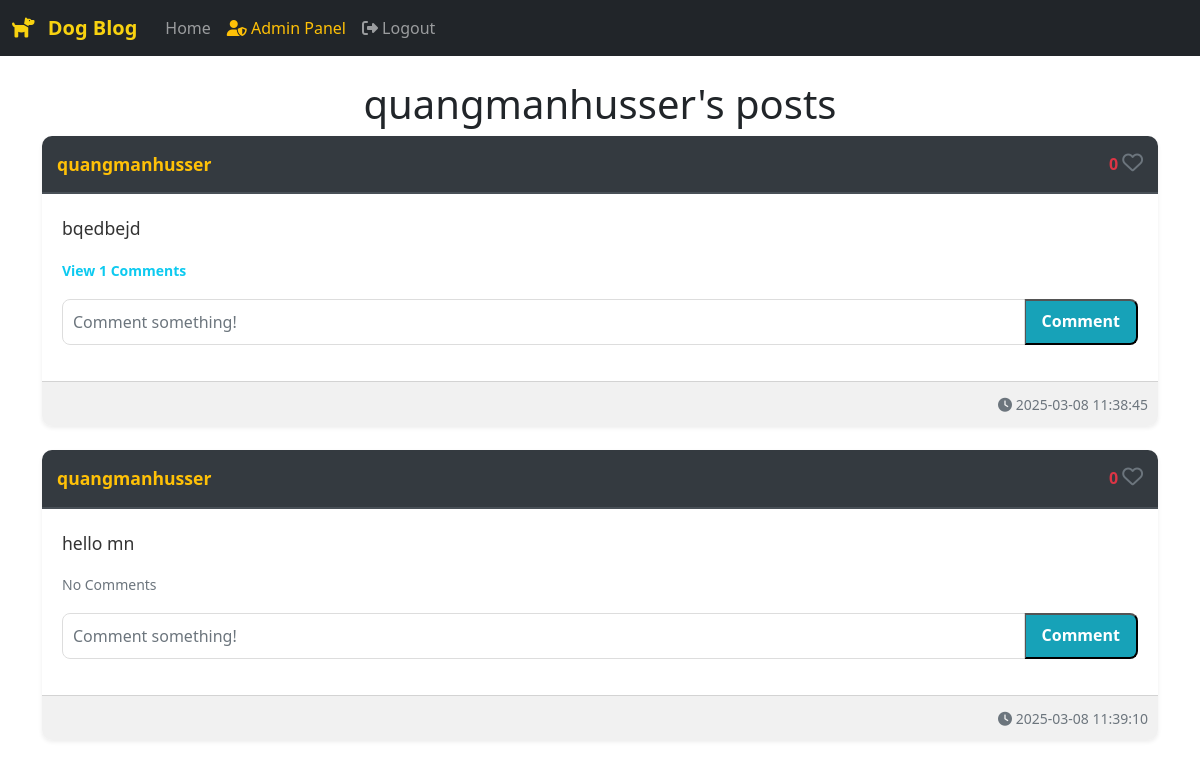
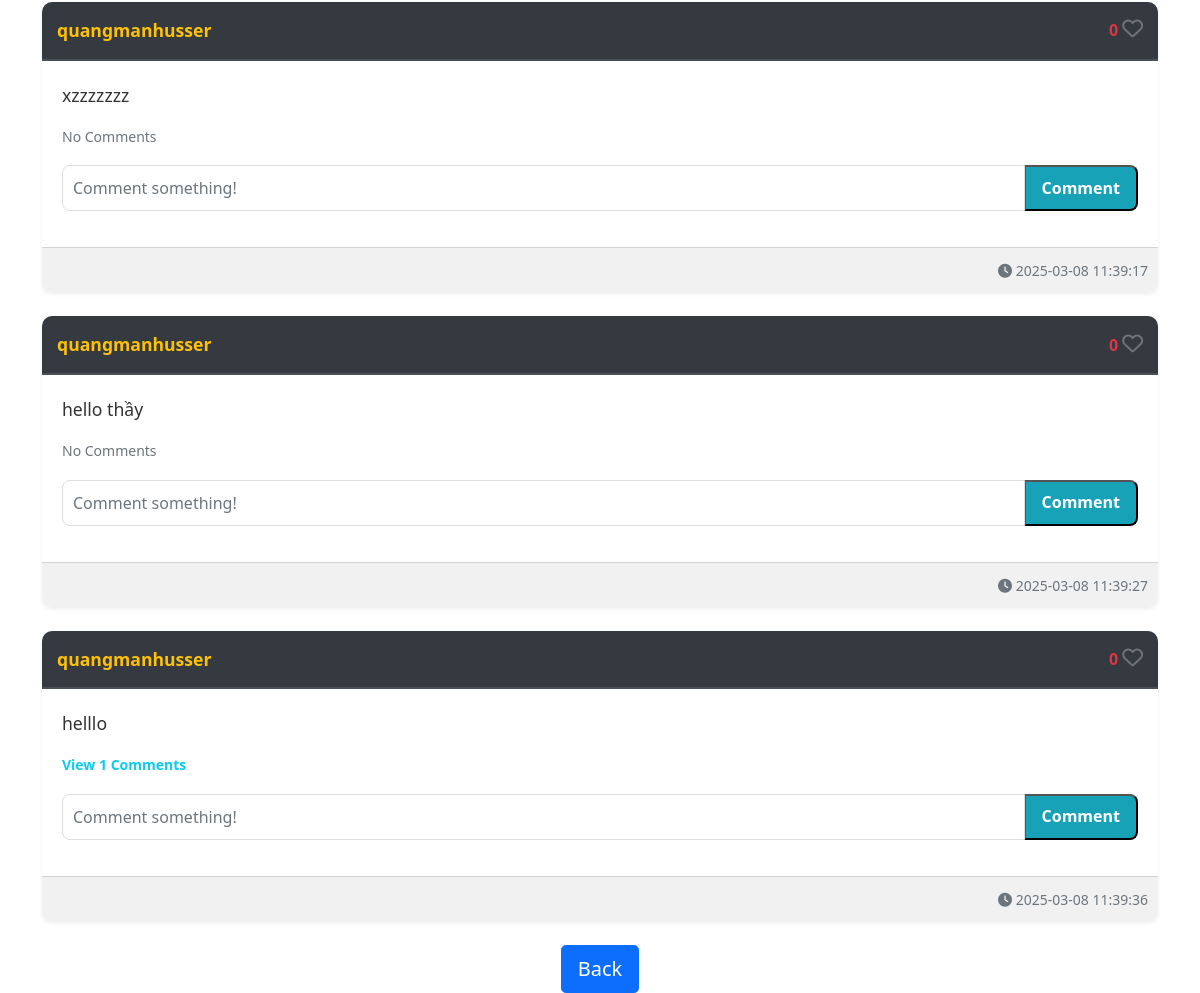
/posts/quangmanhusser (signed in), run on an earlier commit of the app's database (2 pictures, top to bottom).
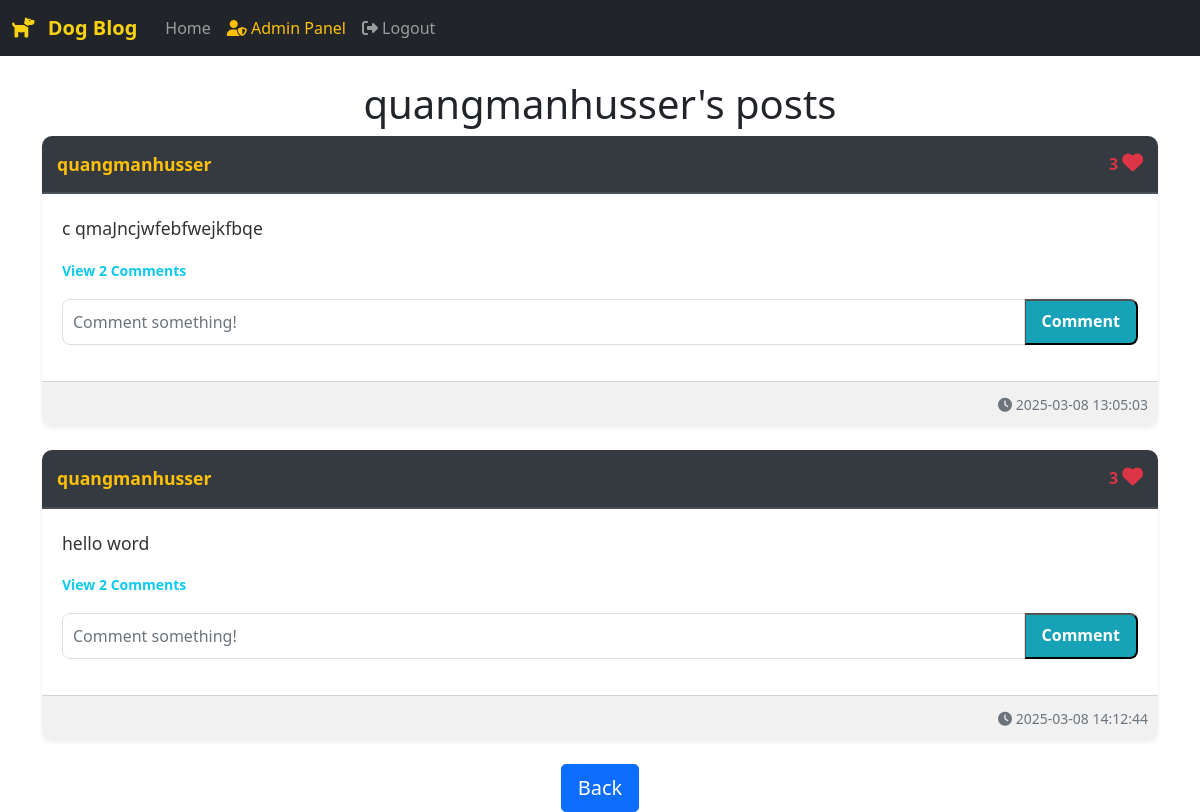
And on a later commit of the database.
### website/models.py (models this page shows)
class Post(db.Model):
    id = db.Column(db.Integer, primary_key=True)
    text = db.Column(db.Text, nullable=False)
    date_created = db.Column(db.DateTime(timezone=True), default=func.now())
    author = db.Column(db.Integer, db.ForeignKey(
        'user.id', ondelete="CASCADE"), nullable=False)
    comments = db.relationship('Comment', backref='post', passive_deletes=True)
    likes = db.relationship('Like', backref='post', passive_deletes=True)

class User(db.Model, UserMixin):
    id = db.Column(db.Integer, primary_key=True)
    email = db.Column(db.String(150), unique=True)
    username = db.Column(db.String(150), unique=True)
    password = db.Column(db.String(150))
    date_created = db.Column(db.DateTime(timezone=True), default=func.now())
    is_admin = db.Column(db.Boolean, default=False)  # Thêm trường này
    is_blocked = db.Column(db.Boolean, default=False)  # Thêm để block user
    posts = db.relationship('Post', backref='user', passive_deletes=True)
    comments = db.relationship('Comment', backref='user', passive_deletes=True)
    likes = db.relationship('Like', backref='user', passive_deletes=True)

### website/views.py (the view)
@views.route("/posts/<username>")
@login_required
def posts(username):
    user = User.query.filter_by(username=username).first()
    if not user:
        flash('No user with that username exists.', category='error')
        return redirect(url_for('views.home'))
    posts = user.posts
    return render_template("posts.html", user=current_user, posts=posts, username=username)

### website/__init__.py (called while the page is built)
def create_app():
    app = Flask(__name__)
    app.config['SECRET_KEY'] = "helloworld"
    app.config['SQLALCHEMY_DATABASE_URI'] = f'sqlite:///{DB_NAME}'
    db.init_app(app)
    migrate = Migrate(app, db)
    from .views import views
    from .auth import auth
    app.register_blueprint(views, url_prefix="/")
    app.register_blueprint(auth, url_prefix="/")
    from .models import User, Post, Comment, Like
    create_database(app)
    login_manager = LoginManager()
    login_manager.login_view = "auth.login"
    login_manager.init_app(app)
    @login_manager.user_loader
    def load_user(id):
        return User.query.get(int(id))
    return app

### website/templates/posts.html (shortened to what this page needs)
{% extends "posts_div.html" %}  {% block header %} {{username}}'s posts {% endblock %} {% block footer %}
  <div align="center">
    <a href="/home"
      ><button type="button" class="btn btn-primary btn-lg">Back</button></a
    >
  </div>
  {% endblock %}

### website/templates/posts_div.html (shortened to what this page needs)
{% extends "base.html" %}
{% block content %}
  <h1 class="text-center mt-4">{% block header %}Posts{% endblock %}</h1>
  <div id="posts">
    {% for post in posts %}
    <div class="card border-0 shadow-sm mb-4">
      <div class="card-header">
        <a href="/posts/{{ post.user.username }}" class="user-link">{{ post.user.username }}</a>
        <div>
          <span id="likes-count-{{ post.id }}" class="text-danger fw-bold">
            {{ post.likes|length }}
          </span>
          {% if user.id in post.likes|map(attribute="author")|list %}
          <i class="fas fa-heart text-danger like-button" id="like-button-{{ post.id }}" onclick="like({{ post.id }})"></i>
          {% else %}
          <i class="far fa-heart text-muted like-button" id="like-button-{{ post.id }}" onclick="like({{ post.id }})"></i>
          {% endif %}
        </div>
      </div>
      <div class="card-body">
        <p class="card-text">{{ post.text }}</p>
        <p class="mt-2">
          {% if post.comments|length > 0 %}
          <a data-bs-toggle="collapse" href="#comments-{{ post.id }}" role="button" class="text-decoration-none">
            <small class="text-info fw-bold">View {{ post.comments|length }} Comments</small>
          </a>
          {% else %}
          <small class="text-muted">No Comments</small>
          {% endif %}
        </p>
        <form class="input-group mb-3" method="POST" action="/create-comment/{{ post.id }}">
          <input type="text" id="text" name="text" class="form-control" placeholder="Comment something!" />
          <button type="submit" class="btn-comment">Comment</button>
        </form>
      </div>
      <div class="card-footer text-muted text-end">
        <small><i class="fas fa-clock"></i> {{ post.date_created }}</small>
      </div>
    </div>
    {% endfor %}
  </div>
  {% block footer %}{% endblock %}
{% endblock %}

What changed in the data, as far as the page shows it:
removed Post: user.username "quangmanhusser", likes|length "0", text "bqedbejd", comments|length "1", date_created "2025-03-08 11:38:45"
removed Post: user.username "quangmanhusser", likes|length "0", text "hello mn", shows "No Comments", date_created "2025-03-08 11:39:10"
no longer on this page (row edited): Post: user.username "quangmanhusser", likes|length "0", text "helllo", comments|length "1", date_created "2025-03-08 11:39:36"
changed Post: likes|length "0" → "3"; text "xzzzzzzz" → "c qmaJncjwfebfwejkfbqe"; comments|length (not shown) → "2"; date_created "2025-03-08 11:39:17" → "2025-03-08 13:05:03"; text "No Comments" → "View Comments"
changed Post: likes|length "0" → "3"; text "hello thầy" → "hello word"; comments|length (not shown) → "2"; date_created "2025-03-08 11:39:27" → "2025-03-08 14:12:44"; text "No Comments" → "View Comments"
